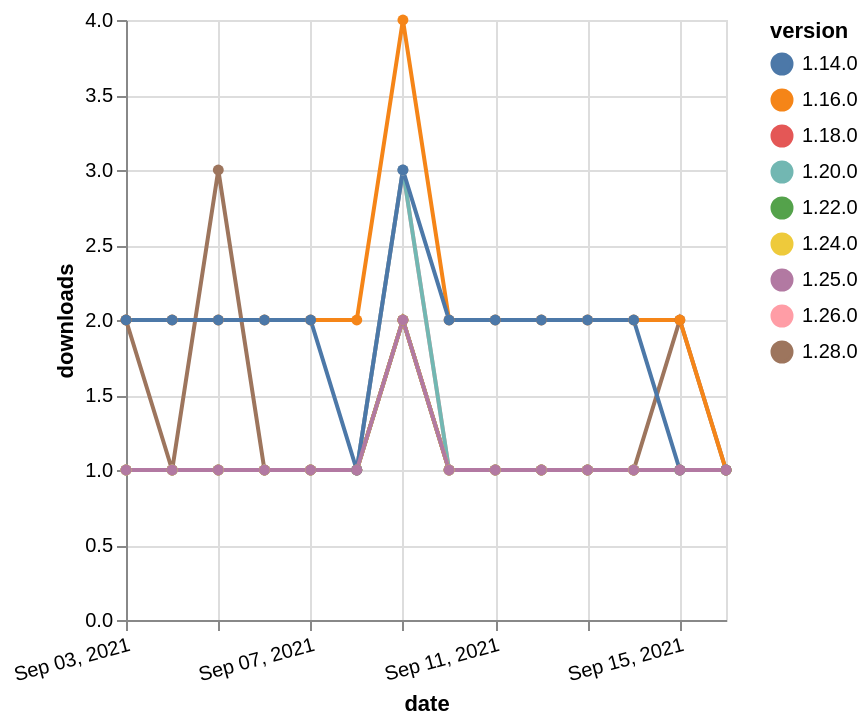

This figure's Vega-Lite source:
### Vega-Lite specification from a JSON file in a GitHub repository (floating-point values rounded to 4 significant figures)
{"$schema": "https://vega.github.io/schema/vega-lite/v5.json", "description": "A simple bar chart with embedded data.", "data": {"values": [{"date": "2021-09-03", "total": 217, "delta": 1, "version": "1.18.0"}, {"date": "2021-09-04", "total": 218, "delta": 1, "version": "1.18.0"}, {"date": "2021-09-05", "total": 219, "delta": 1, "version": "1.18.0"}, {"date": "2021-09-06", "total": 220, "delta": 1, "version": "1.18.0"}, {"date": "2021-09-07", "total": 221, "delta": 1, "version": "1.18.0"}, {"date": "2021-09-08", "total": 222, "delta": 1, "version": "1.18.0"}, {"date": "2021-09-09", "total": 224, "delta": 2, "version": "1.18.0"}, {"date": "2021-09-10", "total": 225, "delta": 1, "version": "1.18.0"}, {"date": "2021-09-11", "total": 226, "delta": 1, "version": "1.18.0"}, {"date": "2021-09-12", "total": 227, "delta": 1, "version": "1.18.0"}, {"date": "2021-09-13", "total": 228, "delta": 1, "version": "1.18.0"}, {"date": "2021-09-14", "total": 229, "delta": 1, "version": "1.18.0"}, {"date": "2021-09-15", "total": 230, "delta": 1, "version": "1.18.0"}, {"date": "2021-09-16", "total": 231, "delta": 1, "version": "1.18.0"}, {"date": "2021-09-03", "total": 174, "delta": 1, "version": "1.22.0"}, {"date": "2021-09-04", "total": 175, "delta": 1, "version": "1.22.0"}, {"date": "2021-09-05", "total": 176, "delta": 1, "version": "1.22.0"}, {"date": "2021-09-06", "total": 177, "delta": 1, "version": "1.22.0"}, {"date": "2021-09-07", "total": 178, "delta": 1, "version": "1.22.0"}, {"date": "2021-09-08", "total": 179, "delta": 1, "version": "1.22.0"}, {"date": "2021-09-09", "total": 181, "delta": 2, "version": "1.22.0"}, {"date": "2021-09-10", "total": 182, "delta": 1, "version": "1.22.0"}, {"date": "2021-09-11", "total": 183, "delta": 1, "version": "1.22.0"}, {"date": "2021-09-12", "total": 184, "delta": 1, "version": "1.22.0"}, {"date": "2021-09-13", "total": 185, "delta": 1, "version": "1.22.0"}, {"date": "2021-09-14", "total": 186, "delta": 1, "version": "1.22.0"}, {"date": "2021-09-15", "total": 187, "delta": 1, "version": "1.22.0"}, {"date": "2021-09-16", "total": 188, "delta": 1, "version": "1.22.0"}, {"date": "2021-09-03", "total": 121, "delta": 2, "version": "1.28.0"}, {"date": "2021-09-04", "total": 122, "delta": 1, "version": "1.28.0"}, {"date": "2021-09-05", "total": 125, "delta": 3, "version": "1.28.0"}, {"date": "2021-09-06", "total": 126, "delta": 1, "version": "1.28.0"}, {"date": "2021-09-07", "total": 127, "delta": 1, "version": "1.28.0"}, {"date": "2021-09-08", "total": 128, "delta": 1, "version": "1.28.0"}, {"date": "2021-09-09", "total": 130, "delta": 2, "version": "1.28.0"}, {"date": "2021-09-10", "total": 131, "delta": 1, "version": "1.28.0"}, {"date": "2021-09-11", "total": 132, "delta": 1, "version": "1.28.0"}, {"date": "2021-09-12", "total": 133, "delta": 1, "version": "1.28.0"}, {"date": "2021-09-13", "total": 134, "delta": 1, "version": "1.28.0"}, {"date": "2021-09-14", "total": 135, "delta": 1, "version": "1.28.0"}, {"date": "2021-09-15", "total": 137, "delta": 2, "version": "1.28.0"}, {"date": "2021-09-16", "total": 138, "delta": 1, "version": "1.28.0"}, {"date": "2021-09-03", "total": 174, "delta": 1, "version": "1.26.0"}, {"date": "2021-09-04", "total": 175, "delta": 1, "version": "1.26.0"}, {"date": "2021-09-05", "total": 176, "delta": 1, "version": "1.26.0"}, {"date": "2021-09-06", "total": 177, "delta": 1, "version": "1.26.0"}, {"date": "2021-09-07", "total": 178, "delta": 1, "version": "1.26.0"}, {"date": "2021-09-08", "total": 179, "delta": 1, "version": "1.26.0"}, {"date": "2021-09-09", "total": 182, "delta": 3, "version": "1.26.0"}, {"date": "2021-09-10", "total": 183, "delta": 1, "version": "1.26.0"}, {"date": "2021-09-11", "total": 184, "delta": 1, "version": "1.26.0"}, {"date": "2021-09-12", "total": 185, "delta": 1, "version": "1.26.0"}, {"date": "2021-09-13", "total": 186, "delta": 1, "version": "1.26.0"}, {"date": "2021-09-14", "total": 187, "delta": 1, "version": "1.26.0"}, {"date": "2021-09-15", "total": 188, "delta": 1, "version": "1.26.0"}, {"date": "2021-09-16", "total": 189, "delta": 1, "version": "1.26.0"}, {"date": "2021-09-03", "total": 291, "delta": 1, "version": "1.20.0"}, {"date": "2021-09-04", "total": 292, "delta": 1, "version": "1.20.0"}, {"date": "2021-09-05", "total": 293, "delta": 1, "version": "1.20.0"}, {"date": "2021-09-06", "total": 294, "delta": 1, "version": "1.20.0"}, {"date": "2021-09-07", "total": 295, "delta": 1, "version": "1.20.0"}, {"date": "2021-09-08", "total": 296, "delta": 1, "version": "1.20.0"}, {"date": "2021-09-09", "total": 299, "delta": 3, "version": "1.20.0"}, {"date": "2021-09-10", "total": 300, "delta": 1, "version": "1.20.0"}, {"date": "2021-09-11", "total": 301, "delta": 1, "version": "1.20.0"}, {"date": "2021-09-12", "total": 302, "delta": 1, "version": "1.20.0"}, {"date": "2021-09-13", "total": 303, "delta": 1, "version": "1.20.0"}, {"date": "2021-09-14", "total": 304, "delta": 1, "version": "1.20.0"}, {"date": "2021-09-15", "total": 305, "delta": 1, "version": "1.20.0"}, {"date": "2021-09-16", "total": 306, "delta": 1, "version": "1.20.0"}, {"date": "2021-09-03", "total": 2448, "delta": 2, "version": "1.16.0"}, {"date": "2021-09-04", "total": 2450, "delta": 2, "version": "1.16.0"}, {"date": "2021-09-05", "total": 2452, "delta": 2, "version": "1.16.0"}, {"date": "2021-09-06", "total": 2454, "delta": 2, "version": "1.16.0"}, {"date": "2021-09-07", "total": 2456, "delta": 2, "version": "1.16.0"}, {"date": "2021-09-08", "total": 2458, "delta": 2, "version": "1.16.0"}, {"date": "2021-09-09", "total": 2462, "delta": 4, "version": "1.16.0"}, {"date": "2021-09-10", "total": 2464, "delta": 2, "version": "1.16.0"}, {"date": "2021-09-11", "total": 2466, "delta": 2, "version": "1.16.0"}, {"date": "2021-09-12", "total": 2468, "delta": 2, "version": "1.16.0"}, {"date": "2021-09-13", "total": 2470, "delta": 2, "version": "1.16.0"}, {"date": "2021-09-14", "total": 2472, "delta": 2, "version": "1.16.0"}, {"date": "2021-09-15", "total": 2474, "delta": 2, "version": "1.16.0"}, {"date": "2021-09-16", "total": 2475, "delta": 1, "version": "1.16.0"}, {"date": "2021-09-03", "total": 149, "delta": 1, "version": "1.24.0"}, {"date": "2021-09-04", "total": 150, "delta": 1, "version": "1.24.0"}, {"date": "2021-09-05", "total": 151, "delta": 1, "version": "1.24.0"}, {"date": "2021-09-06", "total": 152, "delta": 1, "version": "1.24.0"}, {"date": "2021-09-07", "total": 153, "delta": 1, "version": "1.24.0"}, {"date": "2021-09-08", "total": 154, "delta": 1, "version": "1.24.0"}, {"date": "2021-09-09", "total": 156, "delta": 2, "version": "1.24.0"}, {"date": "2021-09-10", "total": 157, "delta": 1, "version": "1.24.0"}, {"date": "2021-09-11", "total": 158, "delta": 1, "version": "1.24.0"}, {"date": "2021-09-12", "total": 159, "delta": 1, "version": "1.24.0"}, {"date": "2021-09-13", "total": 160, "delta": 1, "version": "1.24.0"}, {"date": "2021-09-14", "total": 161, "delta": 1, "version": "1.24.0"}, {"date": "2021-09-15", "total": 162, "delta": 1, "version": "1.24.0"}, {"date": "2021-09-16", "total": 163, "delta": 1, "version": "1.24.0"}, {"date": "2021-09-03", "total": 2299, "delta": 2, "version": "1.14.0"}, {"date": "2021-09-04", "total": 2301, "delta": 2, "version": "1.14.0"}, {"date": "2021-09-05", "total": 2303, "delta": 2, "version": "1.14.0"}, {"date": "2021-09-06", "total": 2305, "delta": 2, "version": "1.14.0"}, {"date": "2021-09-07", "total": 2307, "delta": 2, "version": "1.14.0"}, {"date": "2021-09-08", "total": 2308, "delta": 1, "version": "1.14.0"}, {"date": "2021-09-09", "total": 2311, "delta": 3, "version": "1.14.0"}, {"date": "2021-09-10", "total": 2313, "delta": 2, "version": "1.14.0"}, {"date": "2021-09-11", "total": 2315, "delta": 2, "version": "1.14.0"}, {"date": "2021-09-12", "total": 2317, "delta": 2, "version": "1.14.0"}, {"date": "2021-09-13", "total": 2319, "delta": 2, "version": "1.14.0"}, {"date": "2021-09-14", "total": 2321, "delta": 2, "version": "1.14.0"}, {"date": "2021-09-15", "total": 2322, "delta": 1, "version": "1.14.0"}, {"date": "2021-09-16", "total": 2323, "delta": 1, "version": "1.14.0"}, {"date": "2021-09-03", "total": 143, "delta": 1, "version": "1.25.0"}, {"date": "2021-09-04", "total": 144, "delta": 1, "version": "1.25.0"}, {"date": "2021-09-05", "total": 145, "delta": 1, "version": "1.25.0"}, {"date": "2021-09-06", "total": 146, "delta": 1, "version": "1.25.0"}, {"date": "2021-09-07", "total": 147, "delta": 1, "version": "1.25.0"}, {"date": "2021-09-08", "total": 148, "delta": 1, "version": "1.25.0"}, {"date": "2021-09-09", "total": 150, "delta": 2, "version": "1.25.0"}, {"date": "2021-09-10", "total": 151, "delta": 1, "version": "1.25.0"}, {"date": "2021-09-11", "total": 152, "delta": 1, "version": "1.25.0"}, {"date": "2021-09-12", "total": 153, "delta": 1, "version": "1.25.0"}, {"date": "2021-09-13", "total": 154, "delta": 1, "version": "1.25.0"}, {"date": "2021-09-14", "total": 155, "delta": 1, "version": "1.25.0"}, {"date": "2021-09-15", "total": 156, "delta": 1, "version": "1.25.0"}, {"date": "2021-09-16", "total": 157, "delta": 1, "version": "1.25.0"}]}, "width": "container", "mark": {"type": "line", "point": {"filled": true}}, "encoding": {"x": {"field": "date", "type": "temporal", "timeUnit": "yearmonthdate", "title": "date", "axis": {"labelAngle": -15}}, "y": {"field": "delta", "type": "quantitative", "title": "downloads"}, "color": {"field": "version", "type": "nominal"}, "tooltip": {"field": "delta"}}}
